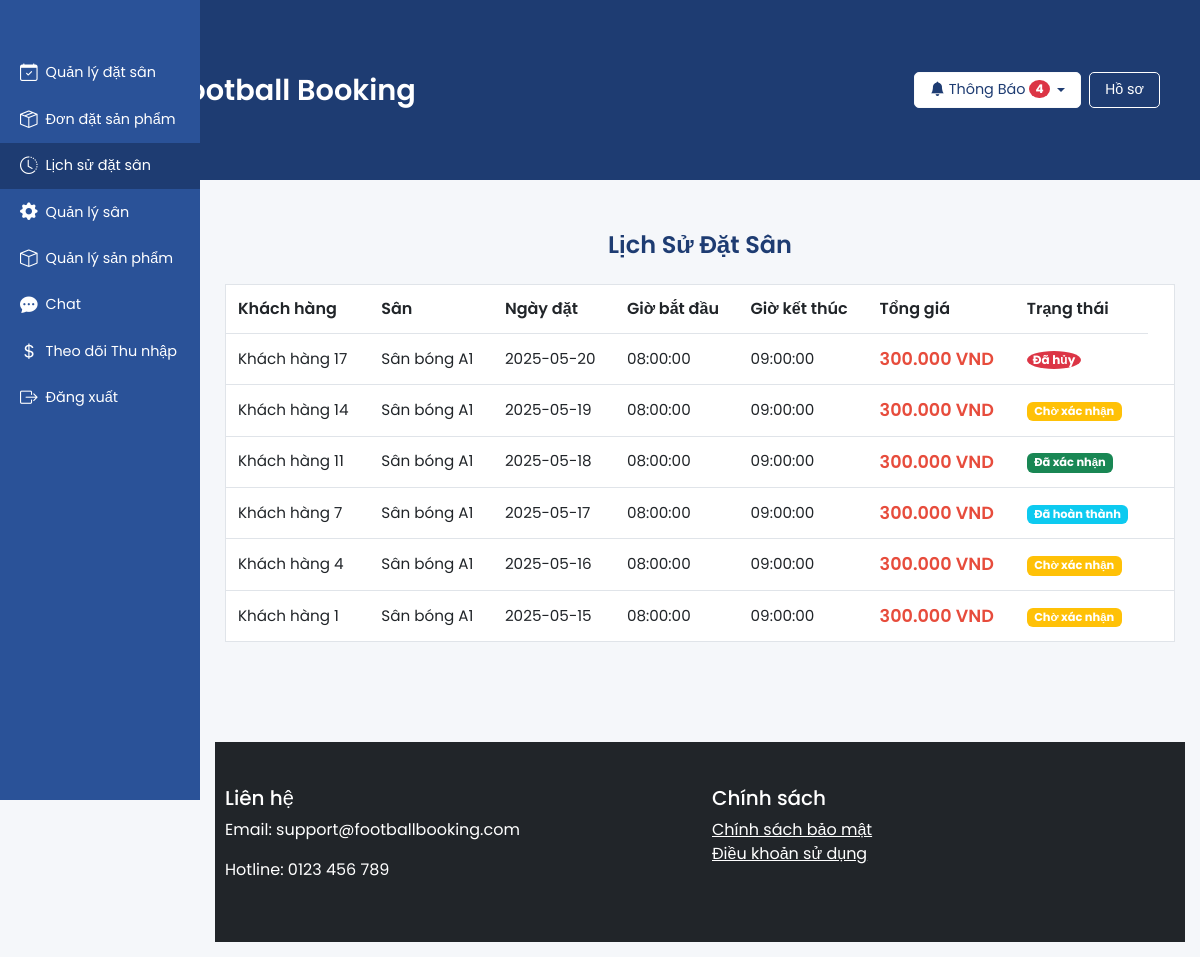
Screenshot of /history.php (signed in) with the database file from the repository.
### tables this page shows
CREATE TABLE bookings (
    id INT AUTO_INCREMENT PRIMARY KEY,
    user_id INT,
    field_id INT,
    booking_date DATE NOT NULL,
    start_time TIME NOT NULL,
    end_time TIME NOT NULL,
    total_price DECIMAL(10, 2),
    status ENUM('pending', 'confirmed', 'cancelled', 'completed') DEFAULT 'pending',
    selected_products JSON DEFAULT NULL,
    created_at TIMESTAMP DEFAULT CURRENT_TIMESTAMP,
    FOREIGN KEY (user_id) REFERENCES users(id),
    FOREIGN KEY (field_id) REFERENCES fields(id),
    CONSTRAINT check_time CHECK (end_time > start_time),
    CONSTRAINT unique_booking UNIQUE (field_id, booking_date, start_time, end_time)
);

CREATE TABLE users (
    id INT AUTO_INCREMENT PRIMARY KEY,
    full_name VARCHAR(255) NOT NULL,
    email VARCHAR(255) UNIQUE NOT NULL,
    phone VARCHAR(20),
    password VARCHAR(255) NOT NULL,
    account_type ENUM('customer', 'owner', 'admin') NOT NULL,
    status ENUM('pending', 'approved', 'rejected') DEFAULT 'approved',
    created_at TIMESTAMP DEFAULT CURRENT_TIMESTAMP
);

CREATE TABLE fields (
    id INT AUTO_INCREMENT PRIMARY KEY,
    owner_id INT,
    name VARCHAR(255) NOT NULL,
    address VARCHAR(255) NOT NULL,
    price_per_hour DECIMAL(10, 2) NOT NULL,
    open_time TIME,
    close_time TIME,
    field_type ENUM('5', '7', '9', '11') NOT NULL DEFAULT '5',
    status ENUM('pending', 'approved', 'rejected') DEFAULT 'pending',
    created_at TIMESTAMP DEFAULT CURRENT_TIMESTAMP,
    FOREIGN KEY (owner_id) REFERENCES users(id)
);

### history.php (the view, shortened to what this page needs)
<?php
require_once 'includes/config.php';
require_once 'includes/header.php';
$user_id = $_SESSION['user_id'];
$account_type = $_SESSION['account_type'];
$bookings = [];
if ($account_type === 'customer') {
    $stmt = $pdo->prepare("SELECT b.*, f.name AS field_name, u.full_name AS owner_name, f.owner_id AS owner_id
                           FROM bookings b
                           JOIN fields f ON b.field_id = f.id
                           JOIN users u ON f.owner_id = u.id
                           WHERE b.user_id = ?
                           ORDER BY b.booking_date DESC, b.start_time DESC");
    $stmt->execute([$user_id]);
    $bookings = $stmt->fetchAll(PDO::FETCH_ASSOC);
} elseif ($account_type === 'owner') {
    $stmt = $pdo->prepare("SELECT b.*, f.name AS field_name, u.full_name AS customer_name, u.id AS customer_id
                           FROM bookings b
                           JOIN fields f ON b.field_id = f.id
                           JOIN users u ON b.user_id = u.id
                           WHERE f.owner_id = ?
                           ORDER BY b.booking_date DESC, b.start_time DESC");
    $stmt->execute([$user_id]);
    $bookings = $stmt->fetchAll(PDO::FETCH_ASSOC);
}
?>
<section class="history py-3">
    <div class="container">
        <h2 class="section-title text-center">Lịch Sử Đặt Sân</h2>
        <?php if (empty($bookings)): ?>
            <p class="text-center text-muted">Bạn chưa có lịch sử đặt sân.</p>
        <?php else: ?>
            <div class="table-responsive">
                <table class="table history-table">
                    <thead>
                        <tr>
                            <?php if ($account_type === 'owner'): ?>
                                <th>Khách hàng</th>
                            <?php else: ?>
                                <th>Chủ sân</th>
                            <?php endif; ?>
                            <th>Sân</th>
                            <th>Ngày đặt</th>
                            <th>Giờ bắt đầu</th>
                            <th>Giờ kết thúc</th>
                            <th>Tổng giá</th>
                            <th>Trạng thái</th>
                        </tr>
                    </thead>
                    <tbody>
                        <?php foreach ($bookings as $booking): ?>
                            <tr>
                                <?php if ($account_type === 'owner'): ?>
                                    <td><?php echo htmlspecialchars($booking['customer_name']); ?></td>
                                <?php else: ?>
                                    <td><?php echo htmlspecialchars($booking['owner_name']); ?></td>
                                <?php endif; ?>
                                <td><?php echo htmlspecialchars($booking['field_name']); ?></td>
                                <td><?php echo htmlspecialchars($booking['booking_date']); ?></td>
                                <td><?php echo htmlspecialchars($booking['start_time']); ?></td>
                                <td><?php echo htmlspecialchars($booking['end_time']); ?></td>
                                <td class="total-price"><?php echo number_format($booking['total_price'], 0, ',', '.') . ' VND'; ?></td>
                                <td>
                                    <span class="badge <?php echo $booking['status'] === 'pending' ? 'bg-warning' : ($booking['status'] === 'confirmed' ? 'bg-success' : ($booking['status'] === 'completed' ? 'bg-info' : 'bg-danger')); ?>">
                                        <?php
                                        switch ($booking['status']) {
                                            case 'pending':
                                                echo 'Chờ xác nhận';
                                                break;
                                            case 'confirmed':
                                                echo 'Đã xác nhận';
                                                break;
                                            case 'completed':
                                                echo 'Đã hoàn thành';
                                                break;
                                            case 'cancelled':
                                                echo 'Đã hủy';
                                                break;
                                        }
                                        ?>
                                    </span>
                                </td>
                                <td>
                                </td>
                            </tr>
                        <?php endforeach; ?>
                    </tbody>
                </table>
            </div>
        <?php endif; ?>
    </div>
</section>
<?php require_once 'includes/footer.php'; ?>

### history.php (style rules this page uses)
.section-title { font-weight: 600; color: #1e3c72; font-size: 1.5rem; margin-bottom: 1.5rem; }
.history-table thead th { font-size: 1rem; padding: 12px; }
.history-table td { padding: 12px; font-size: 0.95rem; }
.history-table .total-price { color: #e74c3c; font-weight: 600; font-size: 1.1rem; }

### rows the page displays
bookings: user.full_name "Khách hàng 17", field.name "Sân bóng A1", booking_date "2025-05-20", start_time "08:00:00", end_time "09:00:00", total_price "300.000", status "Đã hủy"
bookings: user.full_name "Khách hàng 14", field.name "Sân bóng A1", booking_date "2025-05-19", start_time "08:00:00", end_time "09:00:00", total_price "300.000", status "Chờ xác nhận"
bookings: user.full_name "Khách hàng 11", field.name "Sân bóng A1", booking_date "2025-05-18", start_time "08:00:00", end_time "09:00:00", total_price "300.000", status "Đã xác nhận"
bookings: user.full_name "Khách hàng 7", field.name "Sân bóng A1", booking_date "2025-05-17", start_time "08:00:00", end_time "09:00:00", total_price "300.000", status "Đã hoàn thành"
bookings: user.full_name "Khách hàng 4", field.name "Sân bóng A1", booking_date "2025-05-16", start_time "08:00:00", end_time "09:00:00", total_price "300.000", status "Chờ xác nhận"
bookings: user.full_name "Khách hàng 1", field.name "Sân bóng A1", booking_date "2025-05-15", start_time "08:00:00", end_time "09:00:00", total_price "300.000", status "Chờ xác nhận"

### other values shown
$unread_notifications_count "4"
